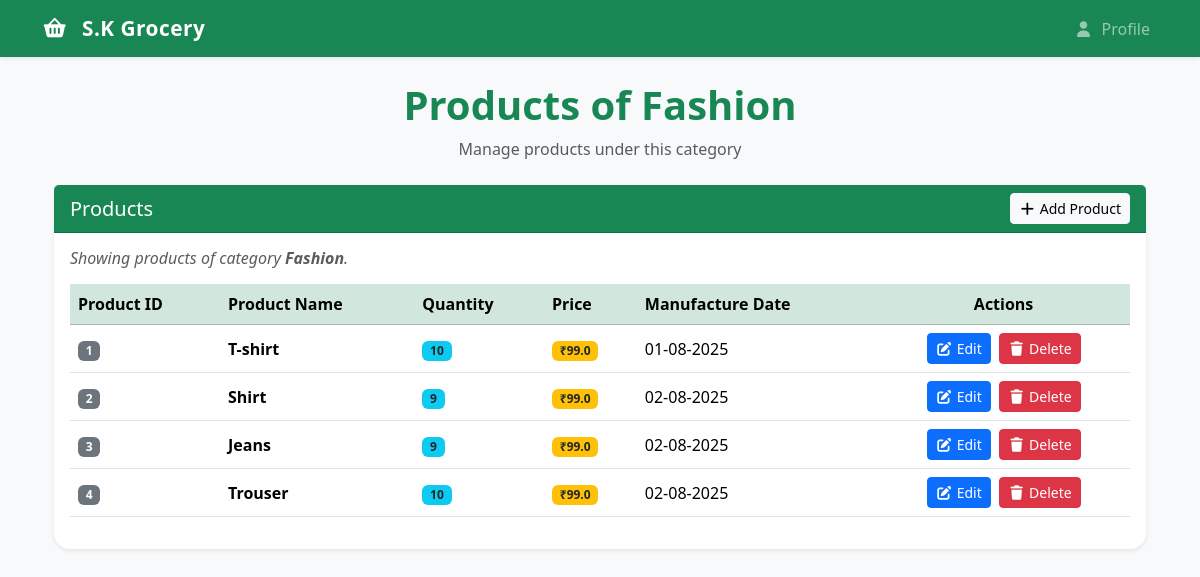
The page /category/1/Show (signed in) on the database its author committed.
### app.py (models this page shows)
class Category(db.Model):
    __tablename__ = 'category'
    id = db.Column(db.Integer, primary_key=True)
    name = db.Column(db.String(64), nullable=False)
    products = db.relationship('Product', backref='category', lazy=True)

class Product(db.Model):
    __tablename__ = 'product'
    id = db.Column(db.Integer, primary_key=True)
    name = db.Column(db.String(64), unique=True, nullable=False)
    category_id = db.Column(db.Integer, db.ForeignKey('category.id'), nullable=False)
    quantity = db.Column(db.Integer, nullable=False)
    price = db.Column(db.Float, nullable=False)
    man_date = db.Column(db.Date, nullable=False)
    carts = db.relationship('Cart', backref='product', lazy=True)
    orders = db.relationship('Order', backref='product', lazy=True)

### app.py (the view)
@app.route("/category/<int:id>/Show")
@admin_required
def show_category(id):
    return render_template('category/show.html',user=User.query.get(session['user_id']), category= Category.query.get(id))

### app.py (called while the page is built)
def admin_required(func):
    @wraps(func)
    def inner (*args, **kwargs):
        if 'user_id' not in session:
            flash('You need to login first.')
            return redirect(url_for('login'))
        user =User.query.get(session['user_id'])
        if not user.is_admin:
            flash('You are not authorized to view this page.')
            return redirect(url_for('index'))
        return func(*args, **kwargs)
    return inner

### templates/category/show.html (shortened to what this page needs)
{% extends "layout.html" %}
{% block content %}
<div class="container mt-4">
    <div class="text-center mb-4">
        <h1 class="fw-bold text-success">Products of {{ category.name }}</h1>
        <p class="text-muted">Manage products under this category</p>
    </div>
    <div class="card shadow-sm border-0">
        <div class="card-header bg-success text-white d-flex justify-content-between align-items-center">
            <h5 class="mb-0">Products</h5>
            <a class="btn btn-light btn-sm" href="{{ url_for('add_product', category_id=category.id) }}">
                <i class="fas fa-plus"></i> Add Product
            </a>
        </div>
        <div class="card-body">
            <h6 class="text-muted mb-3">
                <em>Showing products of category <strong>{{ category.name }}</strong>.</em>
            </h6>
            <table class="table table-hover align-middle">
                <thead class="table-success">
                    <tr>
                        <th scope="col">Product ID</th>
                        <th scope="col">Product Name</th>
                        <th scope="col">Quantity</th>
                        <th scope="col">Price</th>
                        <th scope="col">Manufacture Date</th>
                        <th scope="col" class="text-center">Actions</th>
                    </tr>
                </thead>
                <tbody>
                    {% for product in category.products %}
                    <tr>
                        <td><span class="badge bg-secondary">{{ product.id }}</span></td>
                        <td class="fw-semibold">{{ product.name }}</td>
                        <td><span class="badge bg-info text-dark">{{ product.quantity }}</span></td>
                        <td><span class="badge bg-warning text-dark">₹{{ product.price }}</span></td>
                        <td>{{ product.man_date.strftime('%d-%m-%Y') if product.man_date else '-' }}</td>
                        <td class="text-center">
                            <a href="{{ url_for('edit_product', id=product.id) }}" class="btn btn-sm btn-primary me-1">
                                <i class="fas fa-edit"></i> Edit
                            </a>
                            <a href="{{ url_for('delete_product', id=product.id) }}" class="btn btn-sm btn-danger">
                                <i class="fas fa-trash"></i> Delete
                            </a>
                        </td>
                    </tr>
                    {% else %}
                    <tr>
                        <td colspan="6" class="text-center text-muted">
                            No products available in this category.
                        </td>
                    </tr>
                    {% endfor %}
                </tbody>
            </table>
        </div>
    </div>
</div>
{% endblock %}

### templates/layout.html (style rules this page uses)
body { margin: 0; padding: 0; }

### templates/category/show.html (style rules this page uses)
body { background-color: #f8f9fa; }
.card { border-radius: 1rem; }

### rows shown on the page
Category: name "Fashion"
Product: id "1", name "T-shirt", quantity "10", price "99.0", man_date "01-08-2025"
Product: id "2", name "Shirt", quantity "9", price "99.0", man_date "02-08-2025"
Product: id "3", name "Jeans", quantity "9", price "99.0", man_date "02-08-2025"
Product: id "4", name "Trouser", quantity "10", price "99.0", man_date "02-08-2025"
